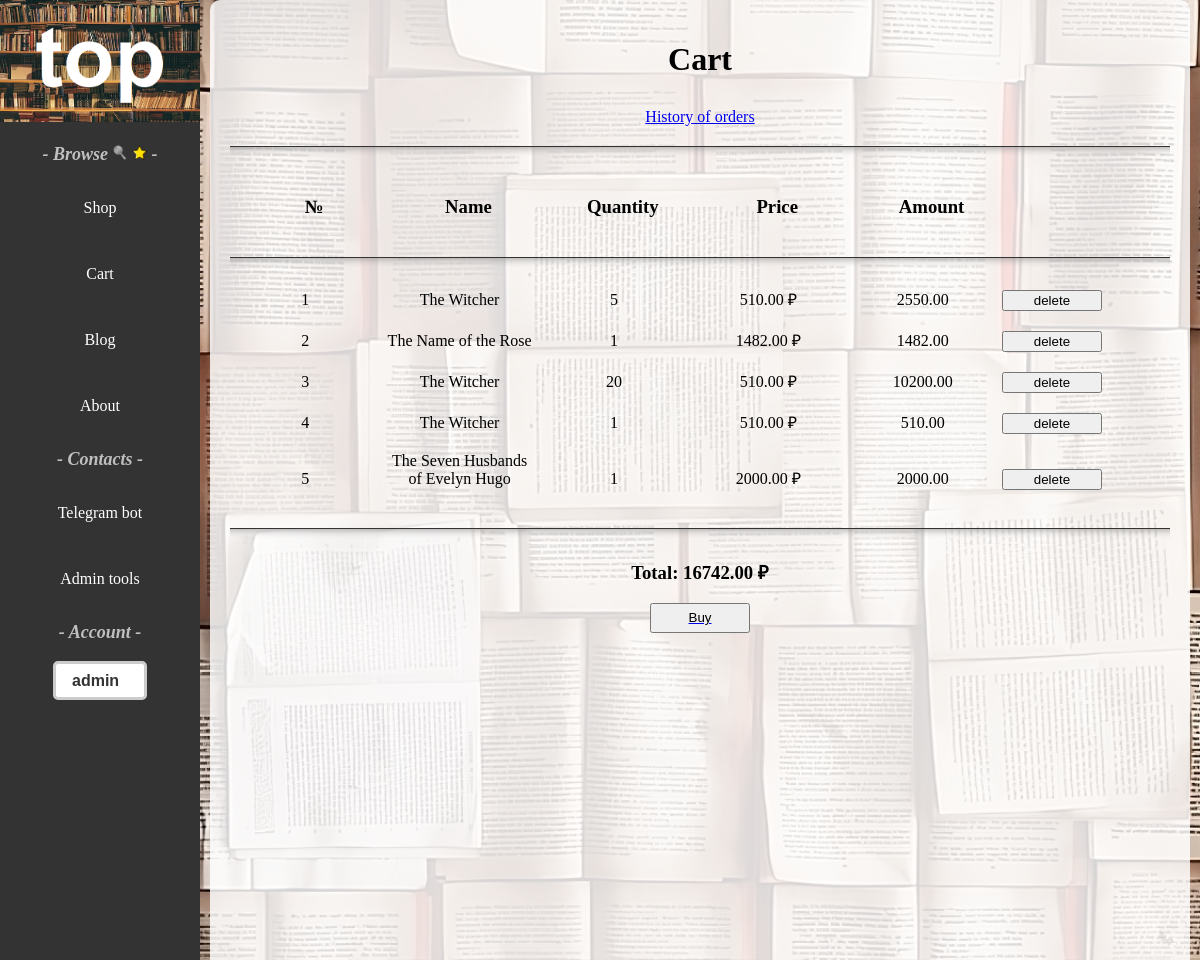
The app's page /shop/cart_view/ (signed in), older data.
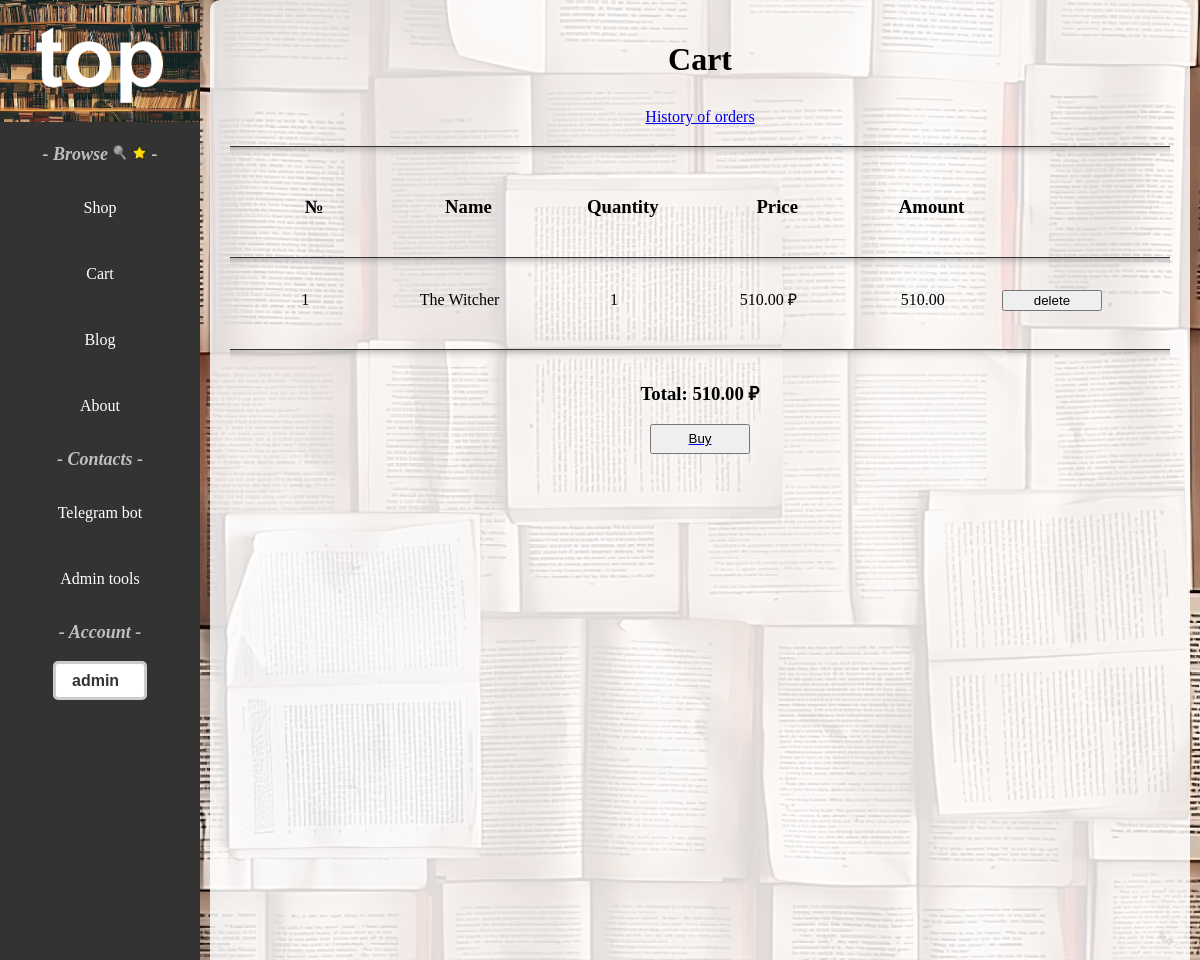
The same page, newer data.
### shop/models.py (models this page shows, shortened)
class OrderItem(models.Model):
    order = models.ForeignKey(Order, on_delete=models.CASCADE)
    product = models.ForeignKey(Product, on_delete=models.PROTECT)
    quantity = models.PositiveIntegerField(default=1)
    price = models.DecimalField(max_digits=20, decimal_places=2)
    discount = models.DecimalField(max_digits=20, decimal_places=2, default=0)
    class Meta:
        ordering = ['pk']
    @property
    def amount(self):
        return self.quantity * (self.price - self.discount)

class Product(models.Model):
    CATEGORY_CHOICES = (
        ('F', 'Fantasy'),
        ('D', 'Detective'),
        ('H', 'Horror'),
        ('A', 'Adults'),
        ('P', 'Poetry'),
        ('DR', 'Drama'),
        ('HIS', 'History'),
        ('C', 'Comedy'),
    )
    name = models.CharField(max_length=255, verbose_name='product_name')
    code = models.CharField(max_length=255, verbose_name='product_code')  # Уникальный код продукта
    price = models.DecimalField(max_digits=20, decimal_places=2)
    unit = models.CharField(max_length=255, blank=True, null=True)
    image_url = models.URLField(blank=True, null=True)
    note = models.TextField(blank=True, null=True)
    category = models.CharField(max_length=3, choices=CATEGORY_CHOICES, blank=True, null=True)
    class Meta:
        ordering = ['pk']
    def __str__(self):
        return f'{self.name}'

class Order(models.Model):
    STATUS_CART = '1_cart'
    STATUS_WAITING_FOR_PAYMENT = '2_waiting_for_payment'
    STATUS_PAID = '3_paid'
    STATUS_CHOICES = [
        (STATUS_CART, 'cart'),
        (STATUS_WAITING_FOR_PAYMENT, 'waiting_for_payment'),
        (STATUS_PAID, 'paid')
    ]
    user = models.ForeignKey(User, on_delete=models.CASCADE)
    status = models.CharField(max_length=32, choices=STATUS_CHOICES, default=STATUS_CART)
    amount = models.DecimalField(max_digits=20, decimal_places=2, blank=True, null=True)
    creation_time = models.DateTimeField(auto_now_add=True)
    payment = models.ForeignKey(Payment, on_delete=models.PROTECT, blank=True, null=True)
    comment = models.TextField(blank=True, null=True)
    class Meta:
        ordering = ['pk']
    @staticmethod
    def get_cart(user: User):
        cart = Order.objects.filter(user=user,
                                    status=Order.STATUS_CART
                                    ).first()
        if not cart:
            cart = Order.objects.create(user=user,
                                        status=Order.STATUS_CART,
                                        amount=0)
        return cart

### shop/views.py (the view)
# urls.py: path('cart_view/', cart_view, name='cart_view'),
@login_required(login_url=reverse_lazy('login'))
def cart_view(request):
    cart = Order.get_cart(request.user)
    items = cart.orderitem_set.all()
    context = {
        'cart': cart,
        'items': items,
    }
    return render(request, 'shop/cart.html', context)

### templates/shop/cart.html (shortened to what this page needs)
{% extends 'base-page.html' %}
{% load static %}
{% block container %}
    <div class="cartbackground">
        <p><h1 style="text-align: center;">Cart</h1>
        <p style="text-align: center;"><a href="{% url 'history_orders' %}">History of orders</a></p>
        <hr class="hr-shadow">
        <div class="cartParts">
            <div class="cartPartsInside">
                <h3>№</h3>
            </div>
            <div class="cartPartsInside">
                <h3>Name</h3>
            </div>
            <div class="cartPartsInside">
                <h3>Quantity</h3>
            </div>
            <div class="cartPartsInside">
                <h3>Price</h3>
            </div>
            <div class="cartPartsInside">
                <h3>Amount</h3>
            </div>
            <div class="cartPartsInside">
            </div>
        </div>
        <hr class="hr-shadow">
        {% for item in items %}
            <div class="row">
                <div class="cartPartsInside">
                    {{ forloop.counter }}
                </div>
                <div class="cartPartsInside">
                    {{ item.product }}
                </div>
                <div class="cartPartsInside">
                    {{ item.quantity }}
                </div>
                <div class="cartPartsInside">
                    {{ item.price }} ₽
                </div>
                <div class="cartPartsInside">
                    {{ item.amount }}
                </div>
                <div class="cartPartsInside">
                    <form method="post" action="{% url 'cart_delete_item' item.pk %}">
                        <button type="submit" style="width: 100px;">delete</button>
                    </form>
                </div>
            </div>
            <br>
        {% endfor %}
        <hr class="hr-shadow">
        <h3 style="text-align: center;">Total: {{ cart.amount }} ₽</h3>
        <a href="{% url 'make_order' %}"><button style="margin: 0 auto; display: block; width: 100px; height: 30px;">
            Buy</button></a>
    </div>
{% endblock container%}

### templates/base-page.html (shortened to what this page needs)
{% load static %}
<!DOCTYPE html>
<html lang="en">
<head>
    <link rel="stylesheet" href="{% static 'css/style.css' %}" type="text/css">
</head>
<body>
<div class="backgroundForImage" style="background-image: url('{% static 'images/mainwallpaper.jpeg' %}');">
    <div class="headerPosition">
        <header class="vertical-header">
            <div class="logo">
            <a href="/"><img src="{% static 'images/logo.png' %}" alt="logo"></a>
            </div>
            <p class="titlesheader">- Browse
                <a href="{% url 'search_page' %}" style="text-decoration: none;">
                    <img style="width: 15px; height: 15px;" src="{% static 'images/magnifier.png'%}">
                </a>
                {% if user.is_authenticated %}
                    <a href="{% url 'favorite_page' %}" style="text-decoration: none;">
                        <img style="width: 15px; height: 15px;" src="{% static 'images/favorites.png'%}">
                    </a>
                {% endif %}
                -
            </p>
            <nav>
            <ul>
                <li><a href="{% url 'shop' %}">Shop</a></li>
                <li><a href="{% url 'cart_view' %}">Cart</a></li>
                <li><a href="{% url 'blog' %}">Blog</a></li>
                <li><a href="{% url 'about' %}">About</a></li>
            </ul>
            </nav>
            <p class="titlesheader">- Contacts -</p>
            <nav>
                <ul>
                    <li><a href="#">Telegram bot</a></li>
                </ul>
                {% if user.is_staff %}
                <ul>
                    <li><a href="/admin">Admin tools</a></li>
                </ul>
                {% else %}
                <ul>
                    <li><a href="{% url 'contact' %}">Email</a></li>
                </ul>
                {% endif %}
            </nav>
            <p class="titlesheader">- Account -</p>
            <nav>
                <select class="selectHeader" onchange="location = this.value;">
                  <option>
                      {% if user.is_authenticated %}
                        {{ user.username }}
                      {% else %}
                        Log in / Register ↓
                      {% endif %}
                  </option>
                </select>
            </nav>
        </header>
    </div>
{% block container %}
{% endblock container %}
</div>
</body>
</html>

### static/css/style.css (style rules this page uses)
.vertical-header { position: fixed; left: 0; top: 0; height: 100vh; width: 200px; background-color: #333; color: #fff; text-align: center; }
.vertical-header .logo { padding: 0; }
.vertical-header .logo img { max-width: 100%; }
.vertical-header nav ul { list-style: none; padding: 0; margin: 0; }
.vertical-header nav li { margin-bottom: 1rem; }
.vertical-header nav a { display: block; padding: 1rem; color: #fff; text-decoration: none; }
.headerPosition { width: 200px; height: 953px; position: fixed; }
.titlesheader { color: #ffffffb0; font-size: large; font-style: oblique; font-weight: bold; }
h1 { text-align: center; margin-bottom: 30px; }
form { display: flex; flex-direction: column; }
.backgroundForImage { background-repeat: no-repeat; background-size: cover; position: fixed; top: 0; left: 0; width: 100%; height: 100%; overflow: scroll; }
.selectHeader { appearance: none; background-color: #fff; border: 3px solid #ccc; border-radius: 5px; padding: 8px 13px 8px 16px; font-size: 16px; font-weight: bold; color: #333; cursor: pointer; }
.cartbackground, .detailsBackground, .aboutBackground { max-width: 1300.400px; height: 100%; background-color: rgba(255, 255, 255, 0.837); margin-left: 210px; margin-right: 10px; padding: 20px; opacity: 0.999; border-radius: 10px; }
.hr-shadow { margin: 20px 0; padding: 0; height: 10px; border: none; border-top: 1px solid #333; box-shadow: 0 10px 10px -10px #8c8b8b inset; }
.cartParts { text-align: center; }
.cartPartsInside { display: inline-block; width: 16%; text-align: center; }

Row changes from the older to the newer data that the page shows:
removed OrderItem: product "The Witcher", quantity "5", price "510.00", amount "2550.00"
removed OrderItem: product "The Name of the Rose", quantity "1", price "1482.00", amount "1482.00"
removed OrderItem: product "The Witcher", quantity "20", price "510.00", amount "10200.00"
removed OrderItem: product "The Seven Husbands of Evelyn Hugo", quantity "1", price "2000.00", amount "2000.00"
changed Order: amount "16742.00" → "510.00"
